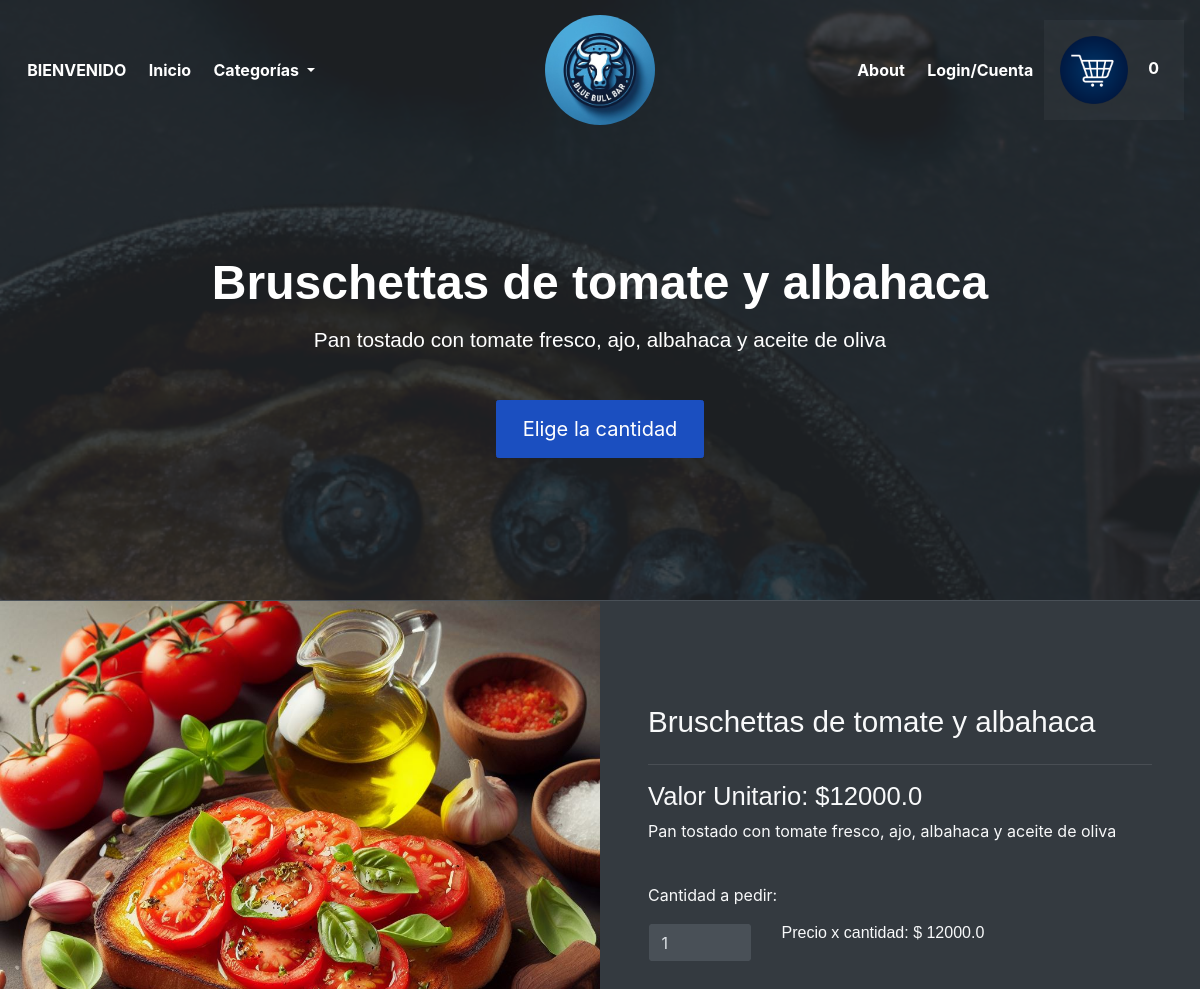
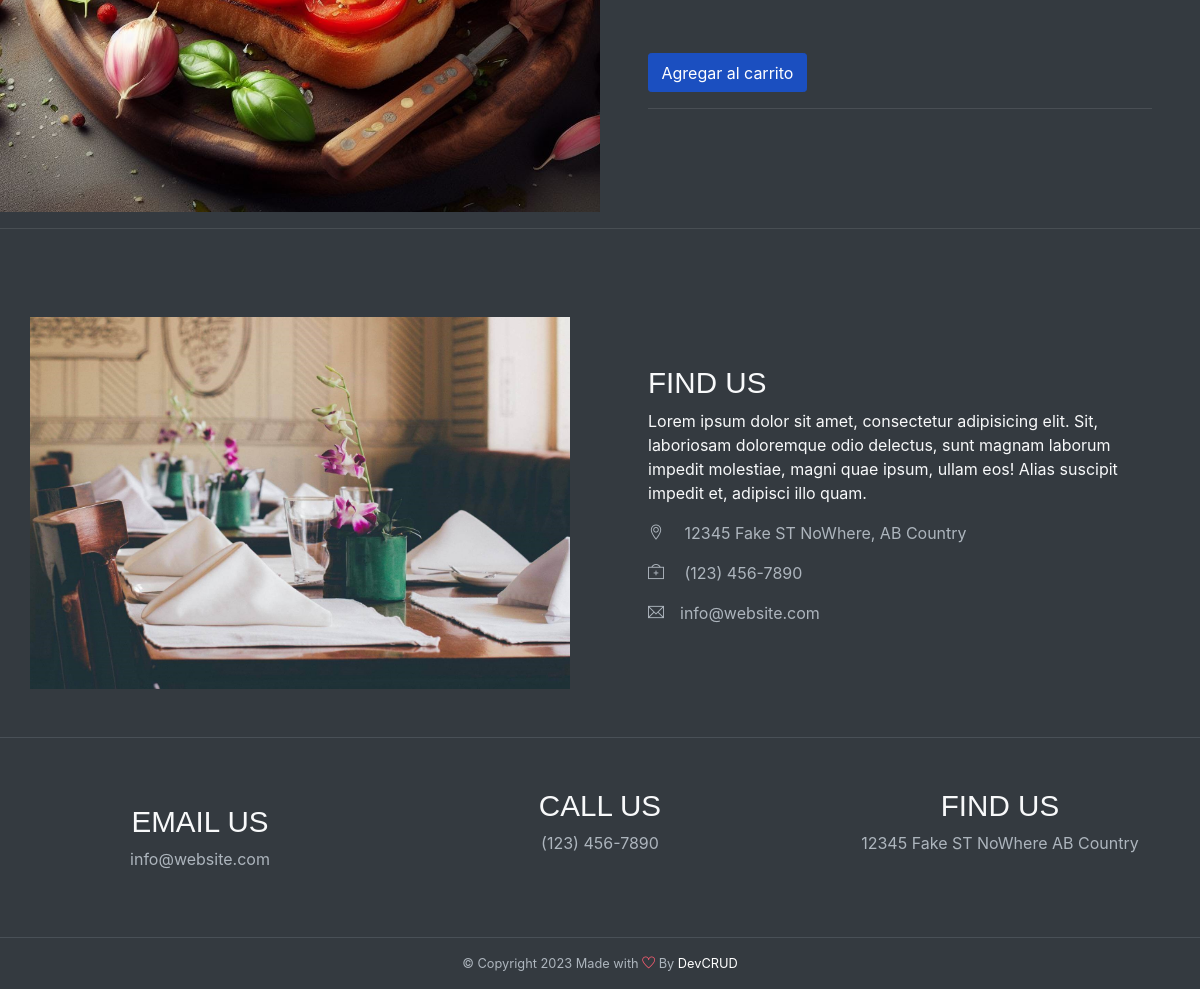
Page /detalles/3 on the committed database (2 pictures, top to bottom).
### tables this page shows
CREATE TABLE Menu (
            id INTEGER PRIMARY KEY,
            nombre TEXT NOT NULL,
            descripcion TEXT,
            precio REAL NOT NULL,
            categoria TEXT NOT NULL,
            imagen TEXT NOT NULL
        );

### app/inicio/routes.py (the view)
@inicio_bp.route('/detalles/<id>')
def detalles(id):
    try:
        id=int(id)
        item_menu=obtener_por_id(id)
        print(item_menu)
        cart=obtener_carrito()
        usuario=None
        if 'email' in session:
            email_usuario=session['email']
            usuario=obtener_por_email(email_usuario)
        return render_template('detalles.html', usuario=usuario, item_menu=item_menu, total_items_cart=cart.total_items())
    except:
        abort(400)

### app/models/cart.py (called while the page is built)
    def total_items(self):
        total=0
        for item in self.items:
            total+=item.cantidad
        return total

    def to_dict(self):
        return {
            'items': [
                {
                    'item_id': item.item_id,
                    'cantidad': item.cantidad,
                    'precio_cantidad': item.precio_cantidad
                }
                for item in self.items
            ]
        }

### app/models/menu.py (called while the page is built)
    def __str__(self):
        return f"{self.id}:{self.nombre}"

### app/services/cart.py (called while the page is built)
def obtener_carrito():
    if 'cart' not in session:
        cart = Cart()
        session['cart'] = cart.to_dict()
    else:
        cart = Cart.from_dict(session['cart'])
    return cart

### app/services/menu_service.py (called while the page is built)
def obtener_por_id(id):
    db_path = current_app.config['DATABASE_URI'].replace('sqlite:///', '')
    conn = sqlite3.connect(db_path)
    cursor = conn.cursor()
    cursor.execute("SELECT * FROM Menu WHERE id = ?", (id,))
    row = cursor.fetchone()
    if row:
        item = MenuItem(*row)
    else:
        item = None
    conn.close()
    return item

### app/inicio/templates/detalles.html (shortened to what this page needs)
{% extends "base.html"%}
{% block content %}
<header id="home" class="header">
    <div class="overlay text-white text-center">
        <br><br><br><br>
        <h1 class=" font-weight-bold my-3">{{item_menu.nombre}}</h1>
        <h5 class="mb-5">{{item_menu.descripcion}}</h5>
        <a class="btn btn-lg btn-primary" href="#cart">Elige la cantidad</a>
    </div>
</header>
<div id="cart" class="container-fluid bg-dark text-light border-top wow fadeIn">
    <div class="row">
        <div class="col-md-6 px-0">
            {% if item_menu.imagen.startswith('http') %}
            <img src="{{ item_menu.imagen }}" alt="template by DevCRID http://www.devcrud.com/"
                class="rounded-0 card-img-top mg-responsive">
            {% else %}
            <img src="{{ url_for('static', filename='img/menu/' + item_menu.imagen) }}"
                alt="template by DevCRID http://www.devcrud.com/" class="rounded-0 card-img-top mg-responsive">
            {% endif %}
        </div>
        <div class="col-md-6 px-5 has-height-lg middle-items mt-3">
            <h3>{{item_menu.nombre}}</h3>
            <hr>
            <h4>Valor Unitario: ${{item_menu.precio}}</h4>
            <p>{{item_menu.descripcion}}</p>
            <br>
            <form action="{{ url_for('cart.agregar_item',id_item=item_menu.id)}}" method="post">
                <label for="cantidad">Cantidad a pedir:</label>
                <div class="row">
                    <div class="col-sm-6 col-md-3 col-xs-12 my-2">
                        <input type="number" id="cantidad" name="cantidad" value="1" min="1" max="" class="form-control"
                            oninput="actualizar_precio()">
                    </div>
                    <div class="col-sm-6 col-md-6 col-xs-6 my-2">
                        <h6>Precio x cantidad: $ <span id="precio_total">{{item_menu.precio}}</span></h6>
                    </div>
                </div>
                <br>
                <input type="number" id="precio" hidden name="precio" value="{{item_menu.precio}}"><br>
                    value="{{item_menu.precio}}"><br>
                <button id="agregar" type="submit" class="btn btn-primary">Agregar al carrito</button>
            </form>
            <hr>
        </div>
    </div>
</div>
<hr>
{% endblock %}

### rows in the picture
Menu: nombre "Bruschettas de tomate y albahaca", descripcion "Pan tostado con tomate fresco, ajo, albahaca y aceite de oliva", imagen (picture), precio "12000.0"

### other values in the picture
{{ total_items_cart }} "0"
